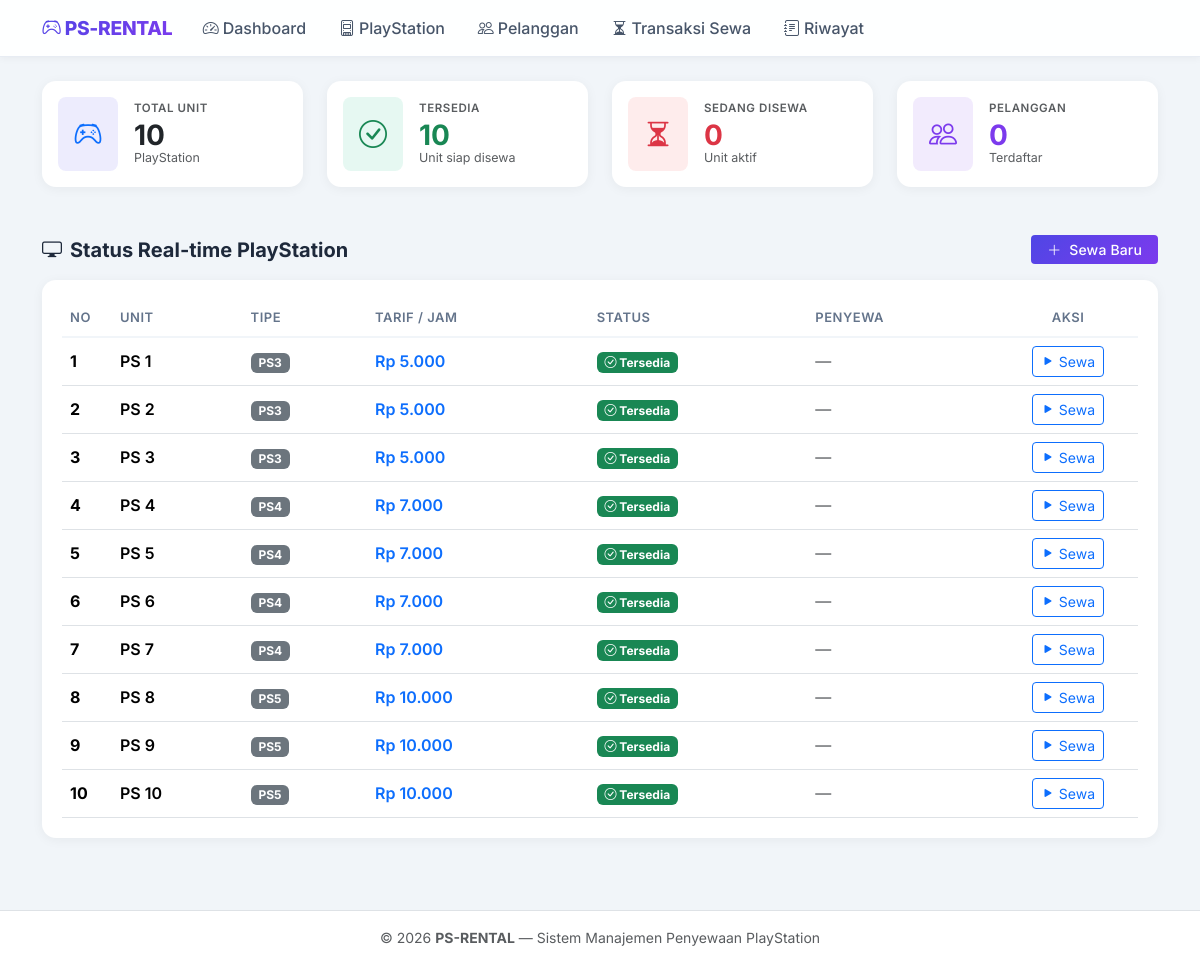
The page / on the database its author committed.
### tables this page shows
CREATE TABLE IF NOT EXISTS `playstation` (
  `id_ps` INT AUTO_INCREMENT PRIMARY KEY,
  `nama_ps` VARCHAR(100) NOT NULL,
  `tipe_ps` ENUM('PS3', 'PS4', 'PS5') NOT NULL,
  `tarif_per_jam` INT NOT NULL
);

### index.php (the view)
<?php
require_once __DIR__ . '/includes/header.php';
$total_ps = 10;
$stmt = $pdo->query("SELECT COUNT(*) as total FROM pelanggan");
$total_pelanggan = $stmt->fetch()['total'];
$stmt = $pdo->query("SELECT COUNT(*) as total FROM sewa WHERE NOW() < waktu_selesai");
$sewa_aktif = $stmt->fetch()['total'];
$ps_tersedia = $total_ps - $sewa_aktif;
$query = "
    SELECT
        p.*,
        s.waktu_selesai,
        s.id_sewa,
        pl.nama as nama_pelanggan
    FROM playstation p
    LEFT JOIN sewa s ON p.id_ps = s.id_ps AND NOW() < s.waktu_selesai
    LEFT JOIN pelanggan pl ON s.id_pelanggan = pl.id_pelanggan
    ORDER BY p.id_ps ASC
";
$ps_list = $pdo->query($query)->fetchAll();
?>
<div class="row g-4 mb-5">
    <div class="col-6 col-xl-3">
        <div class="card h-100 border-0">
            <div class="card-body d-flex align-items-center gap-3">
                <div class="rounded-3 p-3 flex-shrink-0" style="background:rgba(79,70,229,.1)">
                    <i class="bi bi-controller fs-3 text-primary"></i>
                </div>
                <div>
                    <div class="text-muted small fw-semibold text-uppercase" style="font-size:.72rem;letter-spacing:.05em">Total Unit</div>
                    <div class="fw-bold fs-3 lh-1 mt-1"><?= $total_ps ?></div>
                    <div class="text-muted" style="font-size:.78rem">PlayStation</div>
                </div>
            </div>
        </div>
    </div>
    <div class="col-6 col-xl-3">
        <div class="card h-100 border-0">
            <div class="card-body d-flex align-items-center gap-3">
                <div class="rounded-3 p-3 flex-shrink-0" style="background:rgba(16,185,129,.1)">
                    <i class="bi bi-check-circle fs-3 text-success"></i>
                </div>
                <div>
                    <div class="text-muted small fw-semibold text-uppercase" style="font-size:.72rem;letter-spacing:.05em">Tersedia</div>
                    <div class="fw-bold fs-3 lh-1 mt-1 text-success"><?= $ps_tersedia ?></div>
                    <div class="text-muted" style="font-size:.78rem">Unit siap disewa</div>
                </div>
            </div>
        </div>
    </div>
    <div class="col-6 col-xl-3">
        <div class="card h-100 border-0">
            <div class="card-body d-flex align-items-center gap-3">
                <div class="rounded-3 p-3 flex-shrink-0" style="background:rgba(239,68,68,.1)">
                    <i class="bi bi-hourglass-split fs-3 text-danger"></i>
                </div>
                <div>
                    <div class="text-muted small fw-semibold text-uppercase" style="font-size:.72rem;letter-spacing:.05em">Sedang Disewa</div>
                    <div class="fw-bold fs-3 lh-1 mt-1 text-danger"><?= $sewa_aktif ?></div>
                    <div class="text-muted" style="font-size:.78rem">Unit aktif</div>
                </div>
            </div>
        </div>
    </div>
    <div class="col-6 col-xl-3">
        <div class="card h-100 border-0">
            <div class="card-body d-flex align-items-center gap-3">
                <div class="rounded-3 p-3 flex-shrink-0" style="background:rgba(124,58,237,.1)">
                    <i class="bi bi-people fs-3" style="color:#7c3aed"></i>
                </div>
                <div>
                    <div class="text-muted small fw-semibold text-uppercase" style="font-size:.72rem;letter-spacing:.05em">Pelanggan</div>
                    <div class="fw-bold fs-3 lh-1 mt-1" style="color:#7c3aed"><?= $total_pelanggan ?></div>
                    <div class="text-muted" style="font-size:.78rem">Terdaftar</div>
                </div>
            </div>
        </div>
    </div>
</div>
<div class="d-flex justify-content-between align-items-center mb-3">
    <h5 class="mb-0 fw-bold"><i class="bi bi-display me-2"></i>Status Real-time PlayStation</h5>
    <a href="<?= BASE_URL ?>/sewa/tambah.php" class="btn btn-primary btn-sm px-3">
        <i class="bi bi-plus-lg me-1"></i> Sewa Baru
    </a>
</div>
<div class="table-responsive">
    <table class="table table-hover align-middle mb-0">
        <thead>
            <tr>
                <th style="width:50px">No</th>
                <th>Unit</th>
                <th>Tipe</th>
                <th>Tarif / Jam</th>
                <th>Status</th>
                <th>Penyewa</th>
                <th style="width:140px;text-align:center">Aksi</th>
            </tr>
        </thead>
        <tbody>
            <?php $no = 1; foreach ($ps_list as $ps):
                $status = get_sewa_status($ps['waktu_selesai']);
            ?>
            <tr>
                <td><strong><?= $no++ ?></strong></td>
                <td class="fw-semibold"><?= htmlspecialchars($ps['nama_ps']) ?></td>
                <td><span class="badge bg-secondary"><?= $ps['tipe_ps'] ?></span></td>
                <td class="fw-semibold text-primary"><?= format_rupiah($ps['tarif_per_jam']) ?></td>
                <td><?= get_status_badge($status) ?></td>
                <td>
                    <?php if ($status === 'Sedang Disewa'): ?>
                        <span class="text-danger fw-semibold"><i class="bi bi-person-fill me-1"></i><?= htmlspecialchars($ps['nama_pelanggan']) ?></span>
                    <?php else: ?>
                        <span class="text-muted">—</span>
                    <?php endif; ?>
                </td>
                <td class="text-center">
                    <?php if ($status === 'Sedang Disewa'): ?>
                        <a href="<?= BASE_URL ?>/sewa/list.php" class="btn btn-outline-warning btn-sm">
                            <i class="bi bi-eye"></i> Detail
                        </a>
                    <?php else: ?>
                        <a href="<?= BASE_URL ?>/sewa/tambah.php?id_ps=<?= $ps['id_ps'] ?>" class="btn btn-outline-primary btn-sm">
                            <i class="bi bi-play-fill"></i> Sewa
                        </a>
                    <?php endif; ?>
                </td>
            </tr>
            <?php endforeach; ?>
        </tbody>
    </table>
</div>
<?php require_once __DIR__ . '/includes/footer.php'; ?>

### includes/header.php (shortened to what this page needs)
<?php
require_once __DIR__ . '/helper.php';
?>
<!DOCTYPE html>
<html lang="id">
<head>
    <link href="https://cdn.jsdelivr.net/npm/bootstrap@5.3.3/dist/css/bootstrap.min.css" rel="stylesheet">
    <link rel="stylesheet" href="https://cdn.jsdelivr.net/npm/bootstrap-icons@1.11.3/font/bootstrap-icons.css">
</head>
<body>
<nav class="navbar navbar-expand-lg navbar-light mb-4">
    <div class="container">
        <a class="navbar-brand" href="<?= BASE_URL ?>/index.php">
            <i class="bi bi-controller"></i> PS-RENTAL
        </a>
        <div class="collapse navbar-collapse" id="navbarNav">
            <ul class="navbar-nav me-auto gap-1">
                <li class="nav-item">
                    <a class="nav-link" href="<?= BASE_URL ?>/index.php"><i class="bi bi-speedometer2 me-1"></i>Dashboard</a>
                </li>
                <li class="nav-item">
                    <a class="nav-link" href="<?= BASE_URL ?>/playstation/list.php"><i class="bi bi-device-ssd me-1"></i>PlayStation</a>
                </li>
                <li class="nav-item">
                    <a class="nav-link" href="<?= BASE_URL ?>/pelanggan/list.php"><i class="bi bi-people me-1"></i>Pelanggan</a>
                </li>
                <li class="nav-item">
                    <a class="nav-link" href="<?= BASE_URL ?>/sewa/list.php"><i class="bi bi-hourglass-split me-1"></i>Transaksi Sewa</a>
                </li>
                <li class="nav-item">
                    <a class="nav-link" href="<?= BASE_URL ?>/riwayat/list.php"><i class="bi bi-journal-text me-1"></i>Riwayat</a>
                </li>
            </ul>
        </div>
    </div>
</nav>
<div class="container pb-5">

### includes/helper.php (shortened to what this page needs)
<?php
function format_rupiah($angka) {
    return 'Rp ' . number_format($angka, 0, ',', '.');
}
function get_sewa_status($waktu_selesai) {
    if (!$waktu_selesai) {
        return 'Tersedia';
    }
    return 'Tersedia';
}
function get_status_badge($status) {
    if ($status === 'Tersedia') {
        return '<span class="badge bg-success"><i class="bi bi-check-circle"></i> Tersedia</span>';
    } else {
        return '<span class="badge bg-danger"><i class="bi bi-play-circle"></i> Sedang Disewa</span>';
    }
}
?>

### includes/footer.php (shortened to what this page needs)
</div>
<footer class="py-3 mt-4 border-top bg-white text-center text-muted small">
    <div class="container">
        &copy; <?= date('Y') ?> <strong>PS-RENTAL</strong> &mdash; Sistem Manajemen Penyewaan PlayStation
    </div>
</footer>
</body>
</html>

### includes/header.php (style rules this page uses)
:root { --primary: #4f46e5; --primary-dark: #4338ca; --secondary: #7c3aed; --success: #10b981; --primary-grad: linear-gradient(135deg, #4f46e5 0%, #7c3aed 100%); --bg: #f1f5f9; --radius: 0.875rem; }
body { font-family: 'Inter', sans-serif; background-color: var(--bg); color: #1e293b; min-height: 100vh; }
.navbar { background: rgba(255, 255, 255, 0.92); backdrop-filter: blur(12px); -webkit-backdrop-filter: blur(12px); border-bottom: 1px solid rgba(226, 232, 240, 0.8); position: sticky; top: 0; z-index: 1030; box-shadow: 0 1px 8px rgba(0,0,0,.05); }
.navbar-brand { font-weight: 800; font-size: 1.2rem; background: var(--primary-grad); -webkit-background-clip: text; -webkit-text-fill-color: transparent; background-clip: text; letter-spacing: -.3px; }
.nav-link { font-weight: 500; color: #475569 !important; padding: .5rem .9rem !important; border-radius: .5rem; transition: background .2s, color .2s; }
.card { border: none; border-radius: var(--radius); box-shadow: 0 2px 12px rgba(0,0,0,.05); transition: transform .2s, box-shadow .2s; }
.btn-primary { background: var(--primary-grad); border: none; font-weight: 500; letter-spacing: .01rem; }
.table-responsive { background: #fff; border-radius: var(--radius); padding: 1.25rem; box-shadow: 0 2px 12px rgba(0,0,0,.05); }
.table th { font-weight: 600; color: #64748b; font-size: .8125rem; text-transform: uppercase; letter-spacing: .04em; border-bottom: 2px solid #f1f5f9; }
.table td { vertical-align: middle; }
.badge { font-size: .75rem; padding: .35em .65em; }

### rows shown on the page
playstation: nama_ps "PS 1", tipe_ps "PS3", tarif_per_jam "Rp 5.000"
playstation: nama_ps "PS 2", tipe_ps "PS3", tarif_per_jam "Rp 5.000"
playstation: nama_ps "PS 3", tipe_ps "PS3", tarif_per_jam "Rp 5.000"
playstation: nama_ps "PS 4", tipe_ps "PS4", tarif_per_jam "Rp 7.000"
playstation: nama_ps "PS 5", tipe_ps "PS4", tarif_per_jam "Rp 7.000"
playstation: nama_ps "PS 6", tipe_ps "PS4", tarif_per_jam "Rp 7.000"
playstation: nama_ps "PS 7", tipe_ps "PS4", tarif_per_jam "Rp 7.000"
playstation: nama_ps "PS 8", tipe_ps "PS5", tarif_per_jam "Rp 10.000"
playstation: nama_ps "PS 9", tipe_ps "PS5", tarif_per_jam "Rp 10.000"
playstation: nama_ps "PS 10", tipe_ps "PS5", tarif_per_jam "Rp 10.000"

### other values the page prints
$total_ps "10"
$ps_tersedia "10"
$sewa_aktif "0"
$total_pelanggan "0"
